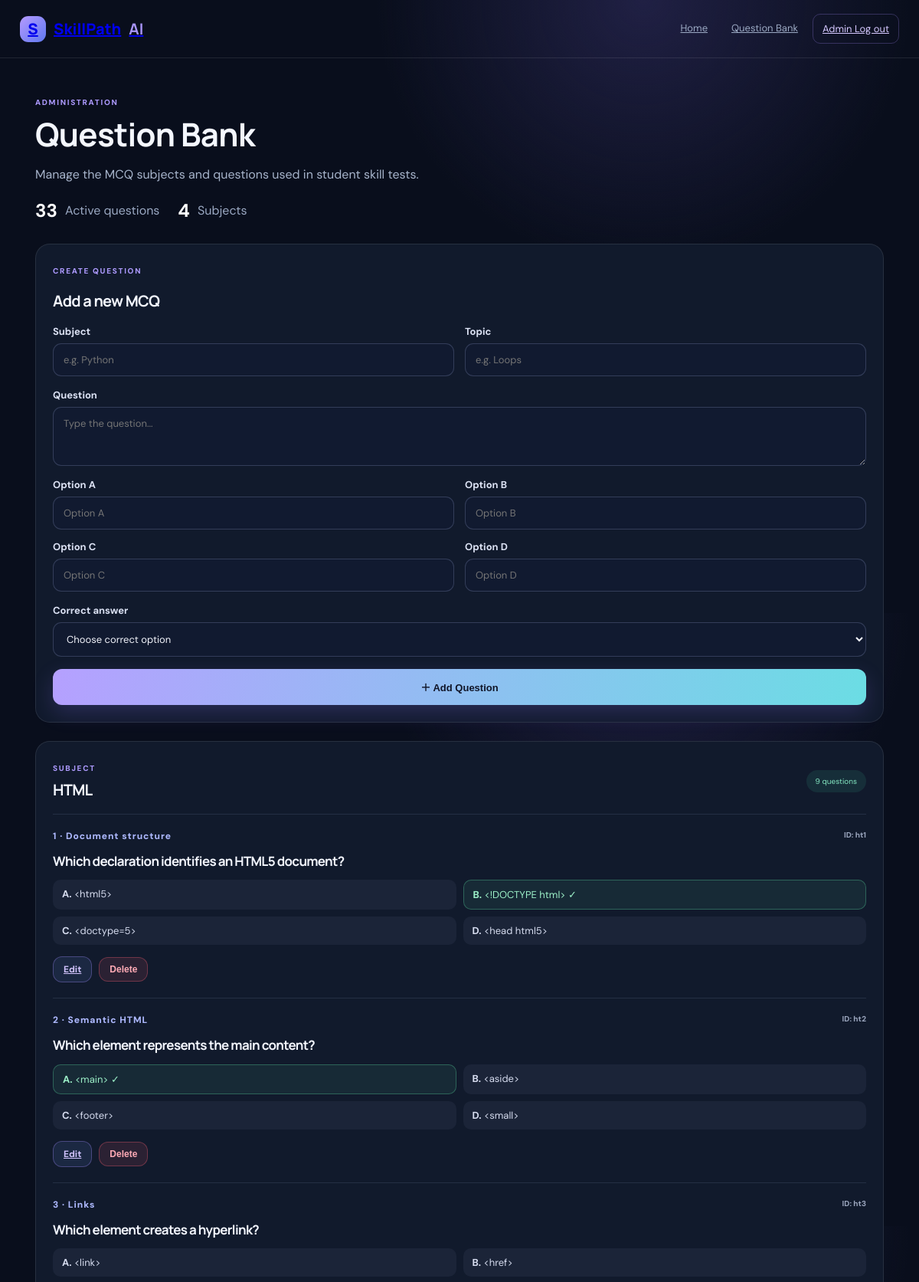
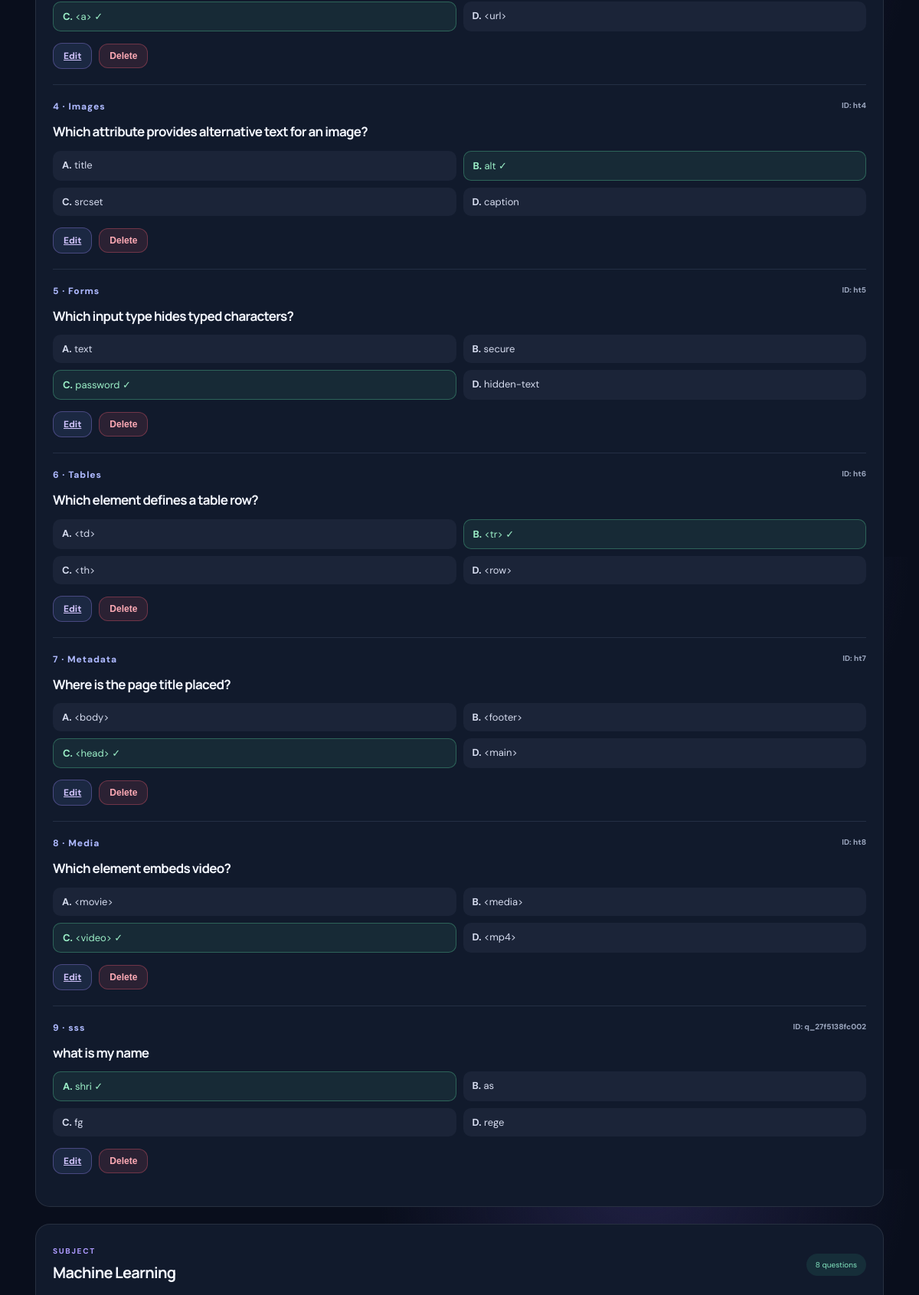
The page /admin/question-bank (signed in, upper part) on the database its author committed (2 pictures, top to bottom).
### tables this page shows
CREATE TABLE questions (
            id TEXT PRIMARY KEY, category TEXT NOT NULL, topic TEXT NOT NULL,
            question TEXT NOT NULL, options_json TEXT NOT NULL, answer TEXT NOT NULL,
            created_at TEXT DEFAULT CURRENT_TIMESTAMP
        );

### app.py (the view)
@app.route("/admin/question-bank")
def admin_question_bank():
    if not admin_required():
        return redirect(url_for("admin_login"))
    bank = get_question_bank()
    return render_template("admin_question_bank.html", bank=bank, total=sum(len(v) for v in bank.values()))

### app.py (called while the page is built)
def get_question_bank():
    with sqlite3.connect(QUIZ_DB) as con:
        con.row_factory = sqlite3.Row
        rows = con.execute("SELECT * FROM questions ORDER BY category, id").fetchall()
    bank = {}
    for row in rows:
        q = dict(row)
        q["options"] = json.loads(q.pop("options_json"))
        bank.setdefault(q["category"], []).append(q)
    return bank

def admin_required():
    if not session.get("is_admin"):
        flash("Please sign in with the administrator account.", "error")
        return False
    return True

@app.context_processor
def globals_for_templates():
    return {"student": session.get("student"), "is_admin": session.get("is_admin", False)}

### templates/admin_question_bank.html
{% extends "base.html" %}{% block title %}Admin · Question Bank{% endblock %}{% block content %}<header class="page-head"><span class="eyebrow">ADMINISTRATION</span><h1>Question Bank</h1><p>Manage the MCQ subjects and questions used in student skill tests.</p><div class="admin-stats"><strong>{{ total }}</strong><span>Active questions</span><strong>{{ bank|length }}</strong><span>Subjects</span></div></header><section class="panel admin-add"><span class="eyebrow">CREATE QUESTION</span><h2>Add a new MCQ</h2><form method="post" action="{{ url_for('admin_save_question') }}" class="admin-question-form"><div class="form-two"><label>Subject<input name="category" list="subjects" placeholder="e.g. Python" required><datalist id="subjects">{% for subject in bank %}<option value="{{ subject }}">{% endfor %}</datalist></label><label>Topic<input name="topic" placeholder="e.g. Loops" required></label></div><label>Question<textarea name="question" rows="3" placeholder="Type the question..." required></textarea></label><div class="form-two">{% for key in ['A','B','C','D'] %}<label>Option {{ key }}<input name="option_{{ key }}" required placeholder="Option {{ key }}"></label>{% endfor %}</div><label>Correct answer<select name="answer" required><option value="">Choose correct option</option>{% for key in ['A','B','C','D'] %}<option value="{{ key }}">Option {{ key }}</option>{% endfor %}</select></label><button class="btn primary" type="submit">＋ Add Question</button></form></section>{% for subject, questions in bank.items() %}<section class="panel bank-subject"><div class="bank-subject-head"><div><span class="eyebrow">SUBJECT</span><h2>{{ subject }}</h2></div><span class="pill">{{ questions|length }} questions</span></div>{% for q in questions %}<article class="bank-question"><div class="question-meta"><span>{{ loop.index }} · {{ q.topic }}</span><small>ID: {{ q.id }}</small></div><h3>{{ q.question }}</h3><div class="bank-options">{% for key,value in q.options.items() %}<span class="{% if key == q.answer %}correct-option{% endif %}"><b>{{ key }}.</b> {{ value }}{% if key == q.answer %} ✓{% endif %}</span>{% endfor %}</div><div class="bank-actions"><a class="btn secondary small-btn" href="{{ url_for('admin_edit_question', question_id=q.id) }}">Edit</a><form method="post" action="{{ url_for('admin_delete_question', question_id=q.id) }}" onsubmit="return confirm('Delete this question?')"><button class="btn danger small-btn" type="submit">Delete</button></form></div></article>{% endfor %}</section>{% else %}<section class="panel"><p>No questions have been added yet.</p></section>{% endfor %}{% endblock %}

### static/css/style.css (style rules this page uses)
:root { --bg:#090e1c;--panel:#111a2c;--line:#ffffff18;--text:#f4f7ff;--muted:#9ba9c3;--purple:#a58aff;--cyan:#65dce4 }
* { box-sizing:border-box }
body { margin:0;background:radial-gradient(circle at 70% 0,#202044 0,transparent 30%),var(--bg);color:var(--text);font-family:"DM Sans",sans-serif;overflow-x:hidden }
.eyebrow { color:#ad9aff;font-size:10px;letter-spacing:1.7px;font-weight:800 }
h1,h2,h3 { font-family:Manrope,sans-serif;letter-spacing:-.7px }
h1 { font-size:clamp(35px,5vw,57px);line-height:1.1 }
h2 { font-size:25px }
p { line-height:1.7 }
.hero-copy>p,.page-head p { color:#a7b4cb;max-width:570px }
.btn { display:inline-flex;align-items:center;justify-content:center;padding:14px 18px;border-radius:12px;font-weight:700;font-size:13px;border:0;cursor:pointer }
.primary { background:linear-gradient(100deg,#b5a0ff,#6bdde4);color:#101528;box-shadow:0 10px 28px #8d75ff33 }
.secondary { background:#1b2842;color:#d2c4ff;border:1px solid #a58aff55 }
.page-head { max-width:720px;margin:5px 0 28px }
.page-head h1 { font-size:42px;margin:10px 0 }
.assessment,.panel { background:#111a2c;border:1px solid var(--line);border-radius:19px;padding:22px }
.pill { border-radius:30px;padding:8px 12px;background:#48d6a51b;color:#83e5c0;font-size:10px }
.panel h2 { font-size:20px }
.question-meta { display:flex;justify-content:space-between;gap:12px;color:#aeb9ff;font-size:12px;font-weight:800;letter-spacing:.08em }
.question-meta small { color:#9aa5bd;letter-spacing:0 }
.admin-stats { display:flex;align-items:center;gap:10px;margin-top:18px;color:var(--muted,#aab2c8) }
.admin-stats strong { font-size:24px;color:#fff;margin-left:14px }
.admin-stats strong:first-child { margin-left:0 }
.admin-add { margin:24px 0 }
.admin-question-form { display:grid;gap:16px;margin-top:18px }
.admin-question-form label { display:grid;gap:7px;color:#dce2f4;font-size:13px;font-weight:700 }
.admin-question-form input,.admin-question-form textarea,.admin-question-form select { width:100%;box-sizing:border-box;border:1px solid rgba(150,165,210,.25);border-radius:11px;padding:12px 13px;background:#111a30;color:#f2f4fb;font:inherit;font-weight:400 }
.admin-question-form textarea { resize:vertical }
.form-two { display:grid;grid-template-columns:repeat(2,minmax(0,1fr));gap:14px }
.bank-subject { margin:22px 0 }
.bank-subject-head { display:flex;justify-content:space-between;align-items:center;margin-bottom:12px }
.bank-subject-head h2 { margin:6px 0 }
.bank-question { padding:20px 0;border-top:1px solid rgba(150,165,210,.15) }
.bank-question h3 { font-size:17px;line-height:1.5;margin:12px 0 }
.bank-options { display:grid;grid-template-columns:repeat(2,minmax(0,1fr));gap:9px }
.bank-options span { padding:10px 12px;border-radius:10px;background:rgba(150,165,210,.07);color:#d6dcef;font-size:13px }
.bank-options .correct-option { border:1px solid rgba(88,210,155,.35);background:rgba(88,210,155,.09);color:#9cf0c8 }
.bank-actions { display:flex;align-items:center;gap:9px;margin-top:15px }
.bank-actions form { margin:0 }
.small-btn { padding:8px 13px;font-size:12px }
.btn.danger { background:rgba(239,92,111,.12);border:1px solid rgba(239,92,111,.35);color:#ffabb6 }

### rows shown on the page
questions: category "HTML", questions "9", topic "Document structure", id "ht1", question "Which declaration identifies an HTML5 document?", options "A" "B" "C" "D", options "<html5>" "<!DOCTYPE html>" "<doctype=5>" "<head html5>"
questions: topic "Semantic HTML", id "ht2", question "Which element represents the main content?", options "A" "B" "C" "D", options "<main>" "<aside>" "<footer>" "<small>"
questions: topic "Links", id "ht3", question "Which element creates a hyperlink?", options "A" "B" "C" "D", options "<link>" "<href>" "<a>" "<url>"
questions: topic "Images", id "ht4", question "Which attribute provides alternative text for an image?", options "A" "B" "C" "D", options "title" "alt" "srcset" "caption"
questions: topic "Forms", id "ht5", question "Which input type hides typed characters?", options "A" "B" "C" "D", options "text" "secure" "password" "hidden-text"
questions: topic "Tables", id "ht6", question "Which element defines a table row?", options "A" "B" "C" "D", options "<td>" "<tr>" "<th>" "<row>"
questions: topic "Metadata", id "ht7", question "Where is the page title placed?", options "A" "B" "C" "D", options "<body>" "<footer>" "<head>" "<main>"
questions: topic "Media", id "ht8", question "Which element embeds video?", options "A" "B" "C" "D", options "<movie>" "<media>" "<video>" "<mp4>"
questions: topic "sss", id "q_27f5138fc002", question "what is my name", options "A" "B" "C" "D", options "shri" "as" "fg" "rege"
questions: category "Machine Learning", questions "8"

### other values the page prints
{{ total }} "33"
{{ bank|length }} "4"
{{ key }} "A" "B" "C" "D"
